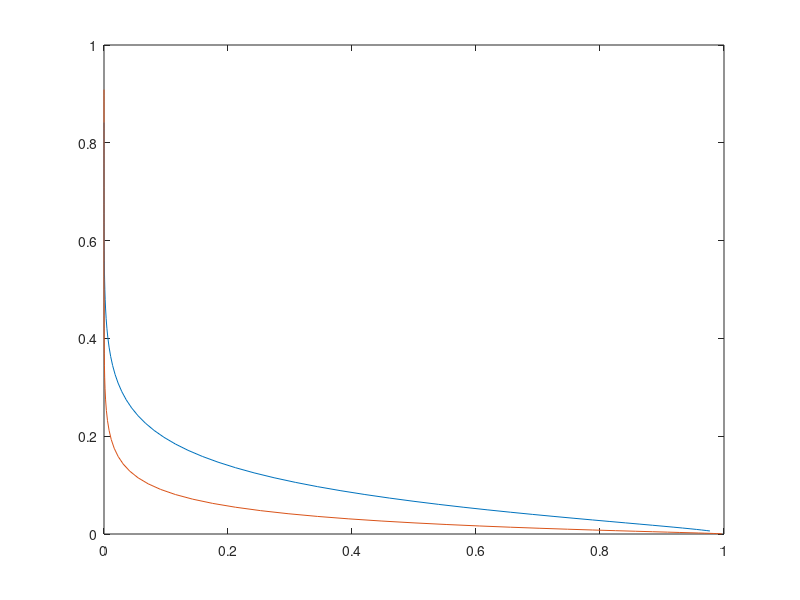

MATLAB code for this plot:
t0 = (1:0.1:8)';
n = 9;
PFA9clt = 1-normcdf(sqrt(n)*((t0/3)-1));
PM9clt = normcdf(sqrt(n)*((t0/6)-1));
n = 16;
PFA16clt = 1.0-normcdf(sqrt(n)*((t0/3)-1));
PM16clt = normcdf(sqrt(n)*((t0/6)-1));
plot(PFA9clt , PM9clt , PFA16clt , PM16clt);
